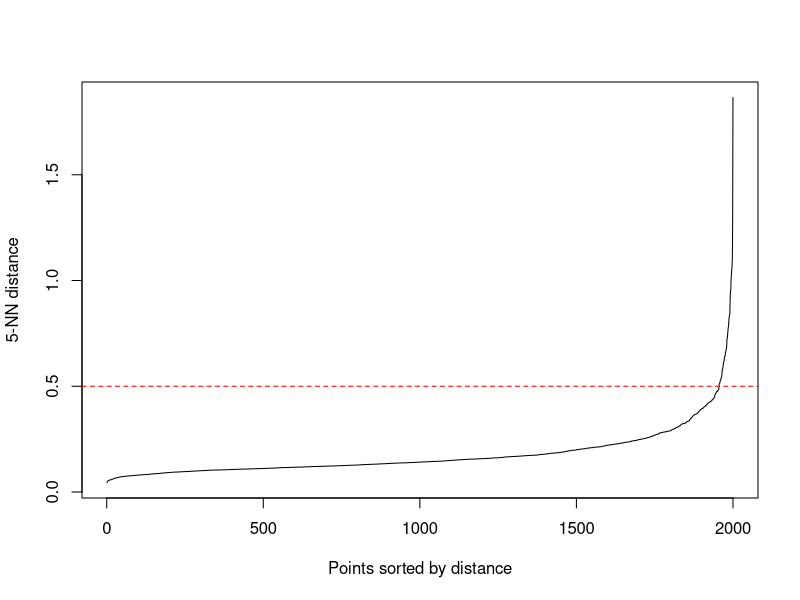
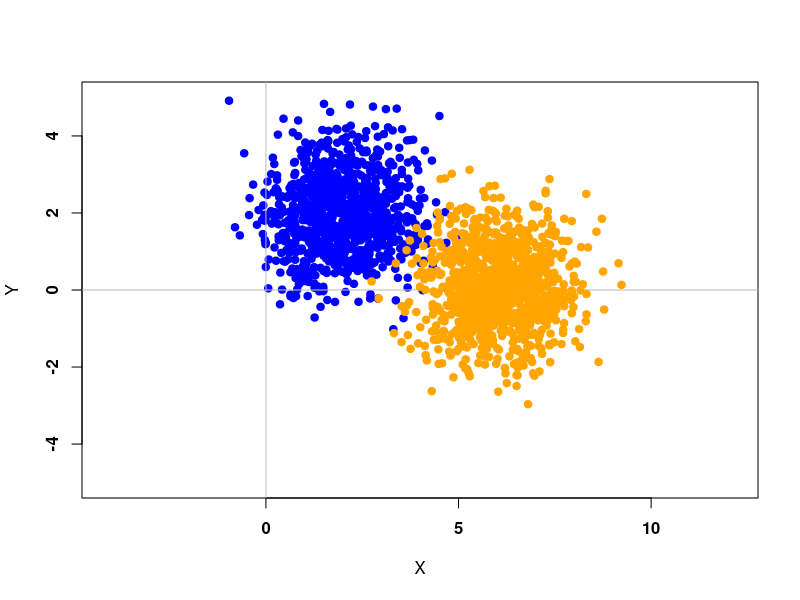

These charts were generated, in order, by the following R code: (Note: this script raises an error after producing the figures.)
# Test

library(readr)
library(tidyverse)
library(dbscan)

###################################################################################
# Plot some data for C++ project

library(MASS)

S <- matrix(c(1,0,0,1),2,2)
mt1 <- c(2,2)
mt2 <- c(6,0)
n1 <- 1000
n2 <- 1000
n <- n1 + n2

X1 <- mvrnorm(n1, mt1, S)
X2 <- mvrnorm(n2, mt2, S)

DATA_Cpp <- rbind(X1, X2)
kNN1 <- kNNdistplot(DATA_Cpp, k = 5)
abline(h=.5, col = "red", lty=2)

# Write to CSV
write.csv(DATA_Cpp, "DataCpp-2D-1000.csv")


plot(X1, ylim = c(-5,5), xlim = c(-2,10), pch = 19, col = "blue", xlab = "X", ylab = "Y", font = 2, asp = 1)
abline(v = 0, h = 0, col = "gray")
points(X2, pch = 19, col = "orange")


### Visualization

Data_Cluster <- as.data.frame(read.table("Data_Clustered_S.csv", header=FALSE,sep=","))
Data_Cluster <- as.data.frame(read.table("DataCpp.csv", header=FALSE,sep=","))
#Data_Cluster <- as.data.frame(read.table("D:/Programming/Data-Mining-EiTI---DBSCAN-VP-TREE-C-/Data_Cluster.csv", header=FALSE,sep=","))

cluster <- as.factor(Data_Cluster[,3])

library(ggplot2)
library(ggforce)
#sp <- ggplot(Data_Cluster[,1:2], aes(x=V1, y=V2, colour = cluster, size = cluster)) + geom_point() + geom_point(size = 50, pch = 1) + coord_cartesian(xlim =c(-1, 8), ylim = c(-1, 8))

sp <- ggplot(Data_Cluster[,1:2], aes(x=V1, y=V2, colour = cluster)) + geom_point() + scale_x_continuous() + scale_y_continuous() #+ theme(aspect.ratio = 1)
sp <- sp + coord_fixed(ratio = 1)
sp <- sp + geom_point(size=10, pch=1) #+ coord_cartesian(xlim = c(0,4), ylim = c(0,4))
#sp <- sp + geom_point(aes(x=Data_Cluster[63,1], y=Data_Cluster[63,2], colour = 'black'))
show(sp)

P_tab = c(0,2,10,15,16,18,19,22,23,24,30,34,45,59,61,63,64,79,86,94,97,100,102,107)
for (zz in 1:length(P_tab)){
  sp <- sp + geom_point(aes(x=Data_Cluster[P_tab[zz],1], y=Data_Cluster[P_tab[zz],2], colour = 'yellow'))
  sp <- sp + geom_point(size=10, pch=1)
}


x <- c(0,1,5)
y <- c(0,1,3)
kappa <- as.data.frame(x)
kappa <- cbind(kappa,y)
sp1 <- ggplot(kappa, aes(x=x, y=y)) + geom_point() + coord_fixed(ratio = 1) + geom_circle(aes(x0=x, y0=y, r= 10), data= kappa)
show(sp1)

  # cols <- c((-1)='red',1='blue',2='green',3='yellow');
# plot(Data_Cluster[,1:2], xlim=c(0,8), ylim=c(0,8),col=cols[Data_Cluster[3]])
#show(3^10)


# 
# forestfires <- read_csv("forestfires.csv")
# View(forestfires)
# 
# 
# #forestfires$ISI <- forestfires$ISI[which.max(forestfires$ISI < 30.0)]
# plot(forestfires$ISI, forestfires$temp, xlim=c(0,26))

# Live <- read_csv("Live.csv")
# View(Live)
# plot(Live$num_comments, Live$num_likes)


# ### Cambridge data
# Cambridge_Crime_Data_2009_2016 <- read_csv("Cambridge Crime Data 2009-2016.csv")
# #View(Cambridge_Crime_Data_2009_2016)
# 
# Cambridge_Crime_Data_2009_2016$Crime <- as.numeric(factor(Cambridge_Crime_Data_2009_2016$Crime))
# Cambridge_Crime_Data_2009_2016$`Crime Date Time` <- as.numeric(factor(Cambridge_Crime_Data_2009_2016$`Crime Date Time`))
# plot(Cambridge_Crime_Data_2009_2016$Crime, Cambridge_Crime_Data_2009_2016$`Crime Date Time`)
# 

# ## Example 1: use dbscan on the iris data set
# data(iris)
# iris <- as.matrix(iris[,1:4])
# ## find suitable eps parameter using a k-NN plot for k = dim + 1
# ## Look for the knee!
# kNNdistplot(iris, k = 5)
# abline(h=.5, col = "red", lty=2)
# res <- dbscan(iris, eps = .5, minPts = 5)
# show(res)
# 
# plot(iris[,1], iris[,3])
